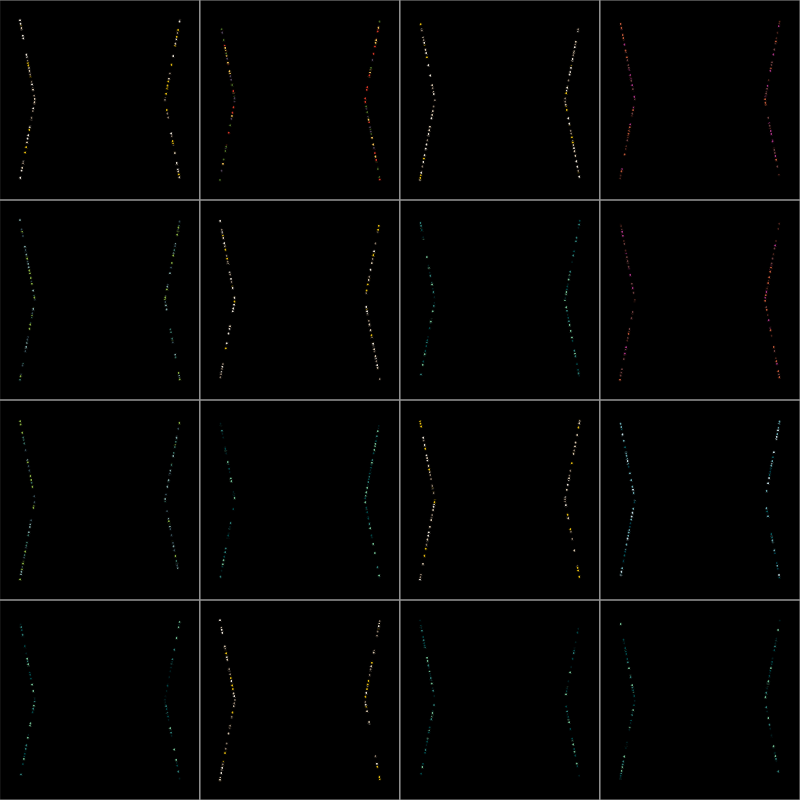
Frame 1 (no input)
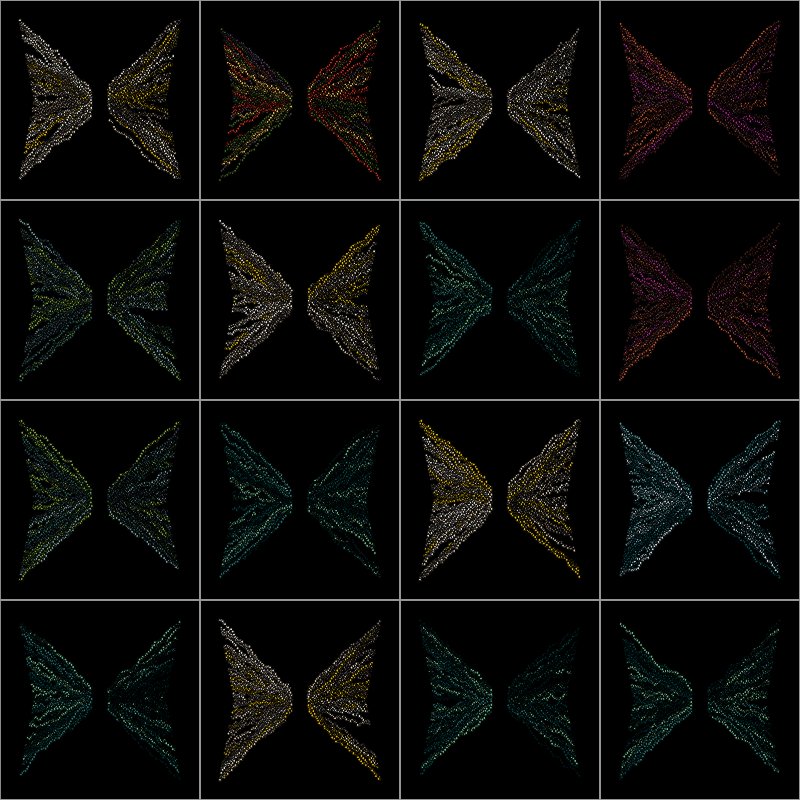
Frame 60 (no input)
Frame 120 (the mouse pressed at the canvas centre since frame 60): identical to frame 60, image omitted

The p5.js sketch that drew these frames (run headless with seeded random() and noise() and a simulated clock; from frame 60 on, the mouse is pressed at the canvas centre):

// p5.js sketch
// ── sketch.js
let colorPalettes;
let counter = 0;
let chosenColor;
let stemColor;
let rows = 4, cols = 4;
let cells = new Array(rows * cols);
let cellWidth;
function setup() 
{
	createCanvas(800, 800);
	colorPalettes = [
		[color('#324851'), color('#86AC41'), color('#34675C'), color('#7DA3A1')],
		[color('#021C1E'), color('#004445'), color('#2C7873'), color('#6FB98F')],
		[color('#003B46'), color('#07575B'), color('#66A5AD'), color('#C4DFE6')],
		[color('#46211A'), color('#693D3D'), color('#BA5536'), color('#A43280')],
		[color('#4C3F54'), color('#D13525'), color('#F2C057'), color('#486824')],
		[color('#EAE2D6'), color('#D5C3AA'), color('#867666'), color('#E1B80D')],
		[color('#301B28'), color('#523634'), color('#B6452C'), color('#DDC5A2')]
	];
	let index = Math.floor(random(0, colorPalettes.length));
	chosenColorPalette = colorPalettes[index];
	index = Math.floor(random(0, colorPalettes.length));
	stemColor = colorPalettes[index];
	// console.log(chosenColorPalette);
	
	cellWidth = width / rows;
	for(let i = 0; i < rows; ++i)
	{
		for(let j = 0; j < cols; ++j)
		{
			let index = Math.floor(random(0, colorPalettes.length));
			trailColor = colorPalettes[index];
			stemColor = colorPalettes[(index + 1) % colorPalettes.length];
			cells[i * rows + j] = new Cell(i, j, trailColor, stemColor);
		}
	}
	background(0);

}

function draw() 
{
	for(let cell of cells)
	{
		cell.show();
		cell.update();
	}
}
// ── cell.js
class Cell{
    constructor(x, y, trailColor, stemColor)
    {
        this.x = x;
        this.y = y;
        this.populationSize = 100;
        this.trails = new Array(this.populationSize);
        this.stems = new Array(this.populationSize);
        this.upperX = this.x * cellWidth;
        this.upperY = this.y * cellWidth;
        this.counter = 0;
        // this.leftWall = this.x * cellWidth;
        // this.rightWall = this.leftWall + cellWidth;
        // this.topWall = this.y * cellWidth;
        // this.bottomWall = this.topWall + cellWidth;
        // console.log(this.leftWall, this.topWall, this.rightWall, this.bottomWall);
        for(let i = 0; i < this.trails.length; ++i)
            this.trails[i] = new Trail(x, y, trailColor);
        for(let i = 0; i < this.stems.length; ++i)
            this.stems[i] = new Stem(x, y, stemColor);
    }

    show()
    {
        stroke(150);
        noFill();
        // fill(color(random(100, 200),random(100, 200),random(100, 200),0.1));
        rect(this.upperX, this.upperY, cellWidth, cellWidth);
        for(let trail of this.trails)
            trail.show();
        if(this.counter > 150)
        {
            for(let stem of this.stems)
                stem.show();
        }
    }
    update()
    {
        // stroke(255);
        // noFill();
        // rect(this.upperX, this.upperY, cellWidth, cellWidth);
        for(let trail of this.trails)
            trail.update();
        if(this.counter > 150)
        {
            for(let stem of this.stems)
                stem.update();
        }
        this.counter++;
    }
}
// ── sketchTiling.js
function setup()
{

}

function draw() 
{

}
// ── stem.js
class Stem {
    constructor(x, y, color)
    {
        this.x = x;
        this.y = y;
        this.leftWall = this.x * cellWidth;
        this.rightWall = this.leftWall + cellWidth;
        this.topWall = this.y * cellWidth;
        this.bottomWall = this.topWall + cellWidth;
        this.top = (random(1) < 0.5); 
        this.position = (this.top) ? createVector(this.leftWall + cellWidth / 2 + random(-2, 2), this.topWall + cellWidth / 4) :
         createVector(this.leftWall + cellWidth / 2 + random(-2, 2), this.topWall + 3 * cellWidth / 4);
        this.color = color[Math.floor(random(0, color.length))];
        this.flag = false;
        this.size = 32 / (rows * cols);
    }
    update()
    {
        if(this.flag)
            return;
        if(this.top && this.position.y > this.topWall + cellWidth / 2)
            this.flag = true;
        if(!this.top && this.position.y < this.topWall + cellWidth / 2)
            this.flag = true;
        this.position.x += random(-1, 1);
        this.position.y += (this.top) ? random(2, 4) : random(-4, -2);
    }
    show()
    {
        if(this.flag)
            return;
        stroke(0);
        fill(this.color);
        ellipse(this.position.x, this.position.y, this.size, this.size);
    }
}
// ── trails.js
class Trail {
    constructor(x, y, color)
    {
        this.x = x;
        this.y = y;
        this.leftWall = this.x * cellWidth;
        this.rightWall = this.leftWall + cellWidth;
        this.topWall = this.y * cellWidth;
        this.bottomWall = this.topWall + cellWidth;
        let padding = 20;
        this.flag = (random(0, 1) < 0.5);
        this.directionFlag = (random(0, 1) < 0.5);
        let yPoint = random(this.topWall + padding, this.bottomWall -  padding);
        this.position = createVector(0, yPoint);
        if(this.flag)
        {
            if(this.position.y < (this.topWall + cellWidth / 2))
            {
                // this.position.x = this.leftWall + 10;
                this.position.x = map(this.position.y, this.topWall + padding, this.bottomWall - padding, this.leftWall + 20, this.leftWall + cellWidth / 4);
            }
            else this.position.x = map(this.position.y, this.topWall + padding, this.bottomWall - padding, this.leftWall + cellWidth / 4, this.leftWall + 20);
        }
        else 
        {
            if(this.position.y < (this.topWall + cellWidth / 2))
                this.position.x = map(this.position.y, this.topWall + padding, this.bottomWall - padding, this.rightWall - 20, this.rightWall - cellWidth / 4);
            else this.position.x = map(this.position.y, this.topWall + padding, this.bottomWall - padding, this.rightWall - cellWidth / 4, this.rightWall - 20);
        }
        this.color = color[Math.floor(random(0, color.length))];
        this.size = 48 / (rows * cols);
        this.changed = false;
    }
    update()
    {
        // return;0
        if(this.changed)
            return;
        let center = createVector(this.leftWall + cellWidth / 2, this.topWall + cellWidth / 2);
        let direction = p5.Vector.sub(center, this.position);
        if(this.flag && this.position.x > this.leftWall + cellWidth / 2 - 10)
            direction = undefined;
        if(!this.flag && this.position.x < this.leftWall + cellWidth / 2 + 10)
            direction = undefined;
        let xInc = (this.flag) ? random(1, 2) : random(-2, -1);
        this.position.x += xInc;
        let yInc = (this.directionFlag) ? random(-4, 5) : random(-5, 4);
        if(direction)
            yInc = (xInc * direction.y / direction.x) + random(-2, 2);    
        if(!direction && !this.changed)
        {
            this.changed = true;
        }
        this.position.y += yInc;
    }
    show()
    {
        stroke(0);
        fill(this.color);
        if(!this.changed)
            ellipse(this.position.x, this.position.y, this.size, this.size);
    }
}
